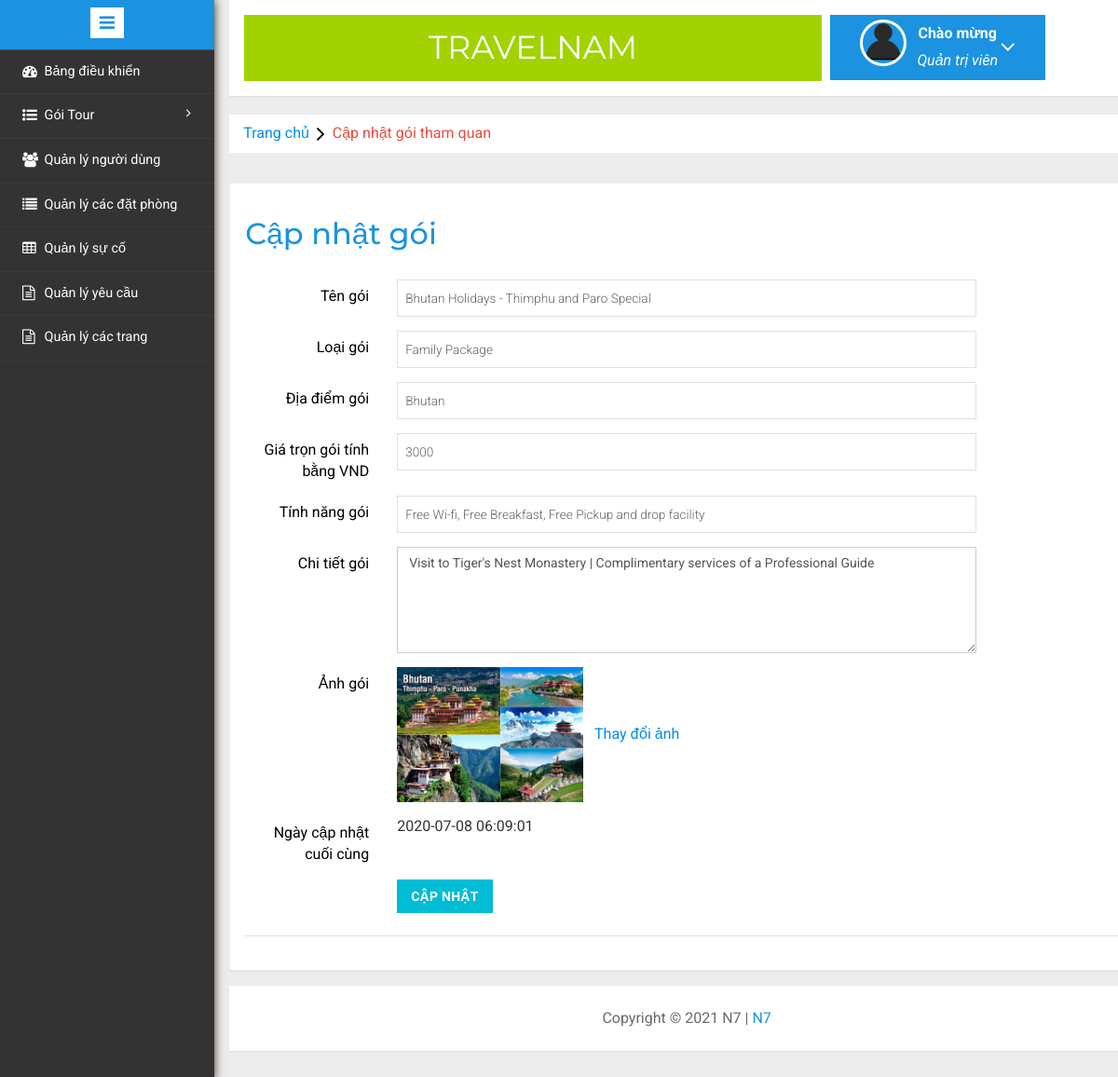
Before: /admin/update-package.php?pid=2 (signed in) with the older database file.
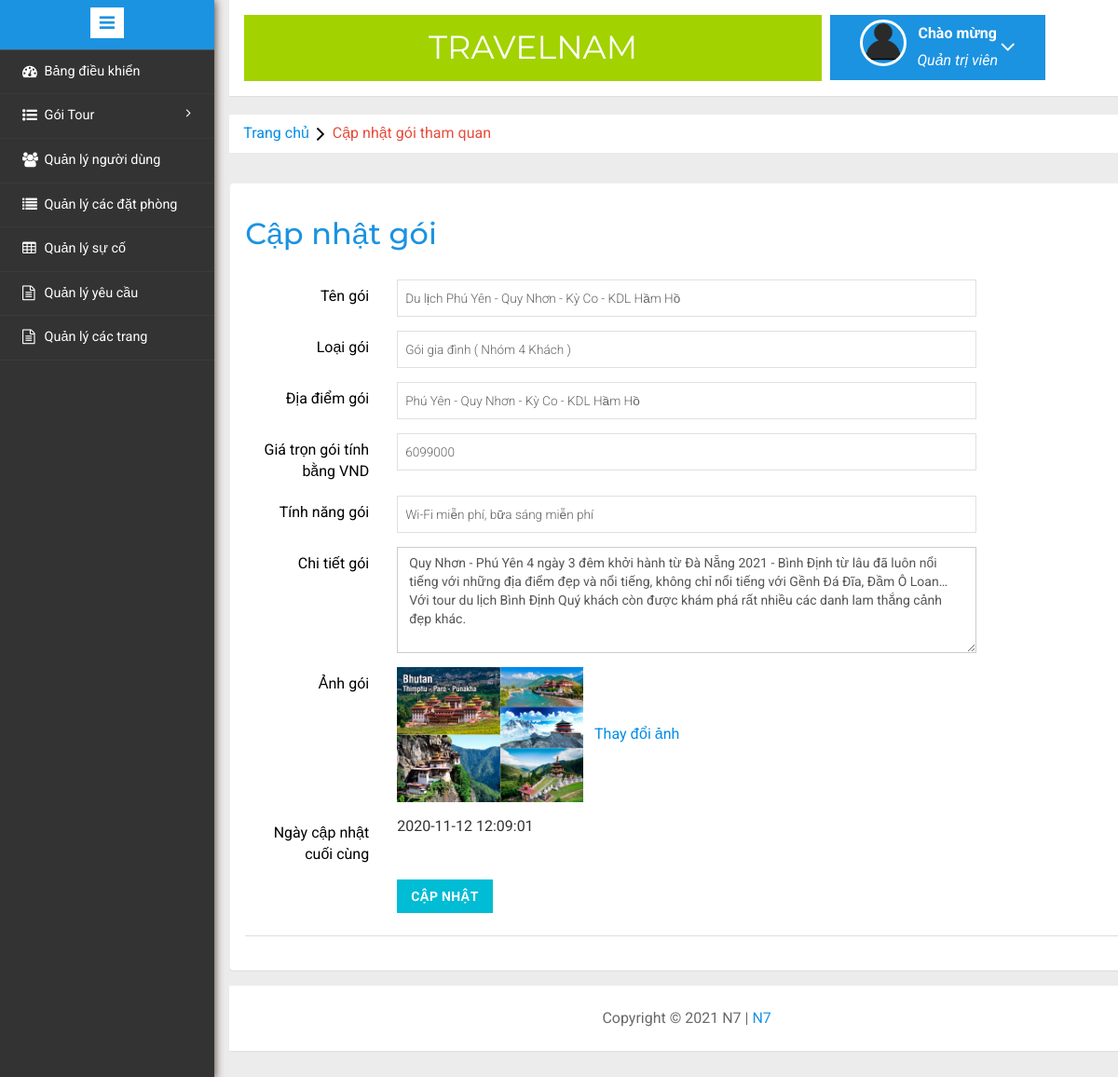
After: the same page with the newer database file.
### tables this page shows
CREATE TABLE `tbltourpackages` (
  `PackageId` int(11) NOT NULL,
  `PackageName` nvarchar(200) DEFAULT NULL,
  `PackageType` nvarchar(150) DEFAULT NULL,
  `PackageLocation` nvarchar(100) DEFAULT NULL,
  `PackagePrice` int(20) DEFAULT NULL,
  `PackageFetures` nvarchar(255) DEFAULT NULL,
  `PackageDetails` mediumtext DEFAULT NULL,
  `PackageImage` nvarchar(100) DEFAULT NULL,
  `Creationdate` timestamp NULL DEFAULT current_timestamp(),
  `UpdationDate` timestamp NULL DEFAULT NULL ON UPDATE current_timestamp()
);

### admin/update-package.php (the view, shortened to what this page needs)
<?php
include('includes/config.php');
if(strlen($_SESSION['alogin'])==0)
	{
header('location:index.php');
}
else{
	?>
<!DOCTYPE HTML>
<html>
<head>
<link href="css/bootstrap.min.css" rel='stylesheet' type='text/css' />
<link href="css/style.css" rel='stylesheet' type='text/css' />
<link rel="stylesheet" href="css/morris.css" type="text/css"/>
<link href="css/font-awesome.css" rel="stylesheet">
<link rel="stylesheet" href="css/icon-font.min.css" type='text/css' />
</head>
<body>
   <div class="page-container">
<div class="left-content">
	   <div class="mother-grid-inner">
<?php include('includes/header.php');?>
				</div>
	<ol class="breadcrumb">
                <li class="breadcrumb-item"><a href="index.html">Trang chủ</a><i class="fa fa-angle-right"></i>Cập nhật gói tham quan </li>
            </ol>
 	<div class="grid-form">
  <div class="grid-form1">
  	       <h3>Cập nhật gói</h3>
  	         <div class="tab-content">
						<div class="tab-pane active" id="horizontal-form">
<?php
$pid=intval($_GET['pid']);
$sql = "SELECT * from TblTourPackages where PackageId=:pid";
$query = $dbh -> prepare($sql);
$query -> bindParam(':pid', $pid, PDO::PARAM_STR);
$query->execute();
$results=$query->fetchAll(PDO::FETCH_OBJ);
if($query->rowCount() > 0)
{
foreach($results as $result)
{	?>
							<form class="form-horizontal" name="package" method="post" enctype="multipart/form-data">
								<div class="form-group">
									<label for="focusedinput" class="col-sm-2 control-label">Tên gói</label>
									<div class="col-sm-8">
										<input type="text" class="form-control1" name="packagename" id="packagename" placeholder="Tạo gói" value="<?php echo htmlentities($result->PackageName);?>" required>
									</div>
								</div>
<div class="form-group">
									<label for="focusedinput" class="col-sm-2 control-label">Loại gói</label>
									<div class="col-sm-8">
										<input type="text" class="form-control1" name="packagetype" id="packagetype" placeholder=" Loại gói vd: Gói gia đình / Gói cặp đôi" value="<?php echo htmlentities($result->PackageType);?>" required>
									</div>
								</div>
<div class="form-group">
									<label for="focusedinput" class="col-sm-2 control-label">Địa điểm gói</label>
									<div class="col-sm-8">
										<input type="text" class="form-control1" name="packagelocation" id="packagelocation" placeholder="Nhập địa điểm gói" value="<?php echo htmlentities($result->PackageLocation);?>" required>
									</div>
								</div>
<div class="form-group">
									<label for="focusedinput" class="col-sm-2 control-label">Giá trọn gói tính bằng VND</label>
									<div class="col-sm-8">
										<input type="text" class="form-control1" name="packageprice" id="packageprice" placeholder=" Giá trọn gói là VND" value="<?php echo htmlentities($result->PackagePrice);?>" required>
									</div>
								</div>
<div class="form-group">
									<label for="focusedinput" class="col-sm-2 control-label">Tính năng gói</label>
									<div class="col-sm-8">
										<input type="text" class="form-control1" name="packagefeatures" id="packagefeatures" placeholder="Đặc điểm gói Ví dụ: Dịch vụ đón trả khách miễn phí" value="<?php echo htmlentities($result->PackageFetures);?>" required>
									</div>
								</div>
<div class="form-group">
									<label for="focusedinput" class="col-sm-2 control-label">Chi tiết gói</label>
									<div class="col-sm-8">
										<textarea class="form-control" rows="5" cols="50" name="packagedetails" id="packagedetails" placeholder="Chi tiết gói" required><?php echo htmlentities($result->PackageDetails);?></textarea>
									</div>
								</div>
<div class="form-group">
<label for="focusedinput" class="col-sm-2 control-label">Ảnh gói</label>
<div class="col-sm-8">
<img src="pacakgeimages/<?php echo htmlentities($result->PackageImage);?>" width="200">&nbsp;&nbsp;&nbsp;<a href="change-image.php?imgid=<?php echo htmlentities($result->PackageId);?>">Thay đổi ảnh</a>
</div>
</div>
<div class="form-group">
									<label for="focusedinput" class="col-sm-2 control-label">Ngày cập nhật cuối cùng</label>
									<div class="col-sm-8">
<?php echo htmlentities($result->UpdationDate);?>
									</div>
								</div>
								<?php }} ?>
								<div class="row">
			<div class="col-sm-8 col-sm-offset-2">
				<button type="submit" name="submit" class="btn-primary btn">Cập nhật</button>
			</div>
		</div>
					</div>
      <div class="panel-footer">
	 </div>
  </div>
 	</div>
<?php include('includes/footer.php');?>
</div>
</div>
					<?php include('includes/sidebarmenu.php');?>
							</div>
</body>
</html>
<?php } ?>

Changed rows visible on the page:
changed tbltourpackages: packagename "Bhutan Holidays - Thimphu and Paro Special" → "Du lịch Phú Yên - Quy Nhơn - Kỳ Co - KDL Hầm Hồ"; packagetype "Family Package" → "Gói gia đình ( Nhóm 4 Khách )"; packagelocation "Bhutan" → "Phú Yên - Quy Nhơn - Kỳ Co - KDL Hầm Hồ"; packageprice "3000" → "6099000"; packagefeatures "Free Wi-fi, Free Breakfast, Free Pickup and drop facility" → "Wi-Fi miễn phí, bữa sáng miễn phí"; packagedetails "Visit to Tiger's Nest Monastery | Complimentary services of a Professional Guide" → "Quy Nhơn - Phú Yên 4 ngày 3 đêm khởi hành từ Đà Nẵng 2021 - Bình Định từ lâu đã luôn nổi tiếng với những địa điểm đẹp và nổi tiếng, không chỉ nổi tiếng với Gềnh Đá Đĩa, Đầm Ô Loan… Với tour du lịch Bình Định Quý khách còn được khám phá rất nhiều các danh lam thắng cảnh đẹp khác."; UpdationDate "2020-07-08 06:09:01" → "2020-11-12 12:09:01"
